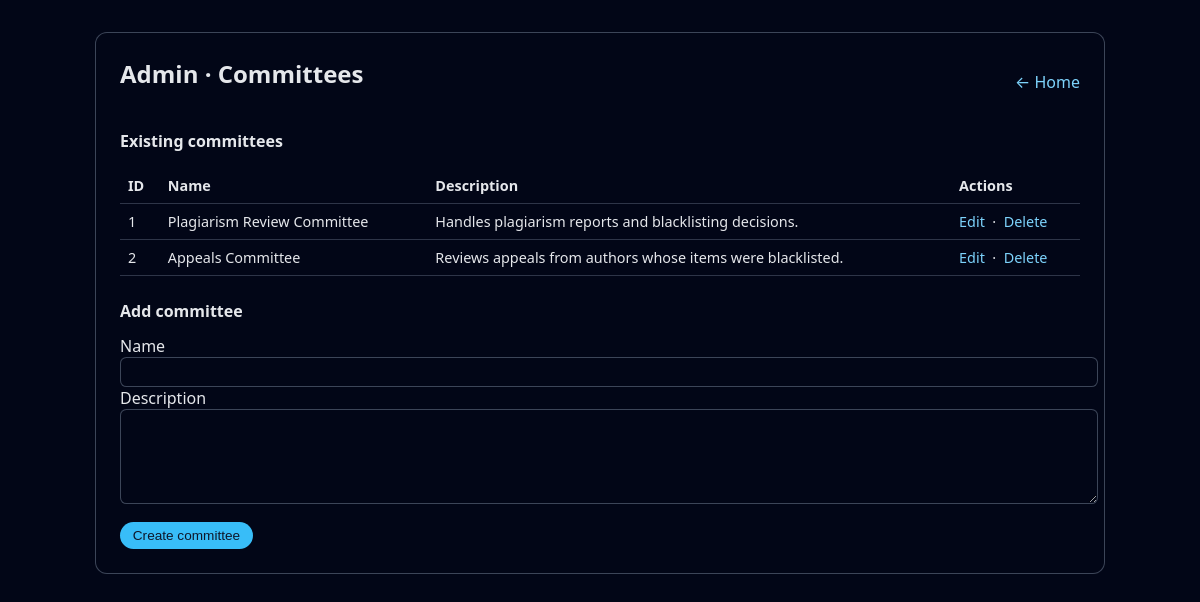
Screenshot of /src/admin/committees.php (signed in) with the database file from the repository.
### tables this page shows
CREATE TABLE committees (
    id           INT UNSIGNED AUTO_INCREMENT PRIMARY KEY,
    name         VARCHAR(255) NOT NULL,
    description  TEXT NULL,
    created_at   DATETIME NOT NULL DEFAULT CURRENT_TIMESTAMP,
    updated_at   DATETIME NOT NULL DEFAULT CURRENT_TIMESTAMP ON UPDATE CURRENT_TIMESTAMP
);

### src/includes/helpers.php (called while the page is built, shortened)
<?php
function e(string $value): string
{
    return htmlspecialchars($value, ENT_QUOTES | ENT_SUBSTITUTE, 'UTF-8');
}

### src/admin/committees.php (the view, shortened to what this page needs)
<?php
require_once __DIR__ . '/../includes/helpers.php';
$pdo = cfp_get_pdo();
$editCommittee = null;
$committees = $pdo->query('SELECT * FROM committees ORDER BY created_at DESC')->fetchAll();
?>
<!DOCTYPE html>
<html lang="en">
<head>
</head>
<body>
<main>
    <div class="top-bar">
        <h1>Admin · Committees</h1>
        <div>
            <a href="/index.php">← Home</a>
        </div>
    </div>
    <section>
        <h2 style="font-size:1rem; margin-top:1.5rem;">Existing committees</h2>
        <table>
            <thead>
            <tr>
                <th>ID</th>
                <th>Name</th>
                <th>Description</th>
                <th>Actions</th>
            </tr>
            </thead>
            <tbody>
            <?php foreach ($committees as $c): ?>
                <tr>
                    <td><?php echo (int)$c['id']; ?></td>
                    <td><?php echo e($c['name']); ?></td>
                    <td><?php echo e($c['description'] ?? ''); ?></td>
                    <td>
                        <a href="/admin/committees.php?action=edit&amp;id=<?php echo (int)$c['id']; ?>">Edit</a>
                        &nbsp;·&nbsp;
                        <a href="/admin/committees.php?action=delete&amp;id=<?php echo (int)$c['id']; ?>" onclick="return confirm('Delete this committee?');">Delete</a>
                    </td>
                </tr>
            <?php endforeach; ?>
            </tbody>
        </table>
    </section>
    <section>
        <h2 style="font-size:1rem; margin-top:1.5rem;"><?php echo $editCommittee ? 'Edit committee' : 'Add committee'; ?></h2>
        <form method="post">
            <label>
                Name
                <input type="text" name="name" required value="<?php echo $editCommittee ? e($editCommittee['name']) : ''; ?>">
            </label>
            <label>
                Description
                <textarea name="description"><?php echo $editCommittee ? e($editCommittee['description'] ?? '') : ''; ?></textarea>
            </label>
            <div style="margin-top:0.8rem;">
                <button type="submit"><?php echo $editCommittee ? 'Update committee' : 'Create committee'; ?></button>
            </div>
        </form>
    </section>
</main>
</body>
</html>

### src/admin/committees.php (style rules this page uses)
body { margin:0; font-family: system-ui, -apple-system, "Segoe UI", sans-serif; background:#020617; color:#e5e7eb; }
main { max-width:960px; margin:2rem auto; padding:1.5rem; background:#020617; border-radius:0.75rem; border:1px solid rgba(148,163,184,.4); }
h1 { margin-top:0; font-size:1.5rem; }
table { width:100%; border-collapse:collapse; margin-top:1rem; font-size:0.9rem; }
th, td { padding:0.5rem; border-bottom:1px solid rgba(148,163,184,.3); text-align:left; }
a { color:#7dd3fc; text-decoration:none; }
input, textarea { width:100%; padding:0.4rem 0.5rem; border-radius:0.4rem; border:1px solid rgba(148,163,184,.4); background:#020617; color:#e5e7eb; }
textarea { min-height:80px; }
button { padding:0.4rem 0.8rem; border-radius:999px; border:none; background:#38bdf8; color:#0f172a; cursor:pointer; font-size:0.85rem; }
.top-bar { display:flex; justify-content:space-between; align-items:center; }

### rows the page displays
committees: id "1", name "Plagiarism Review Committee", description "Handles plagiarism reports and blacklisting decisions."
committees: id "2", name "Appeals Committee", description "Reviews appeals from authors whose items were blacklisted."
